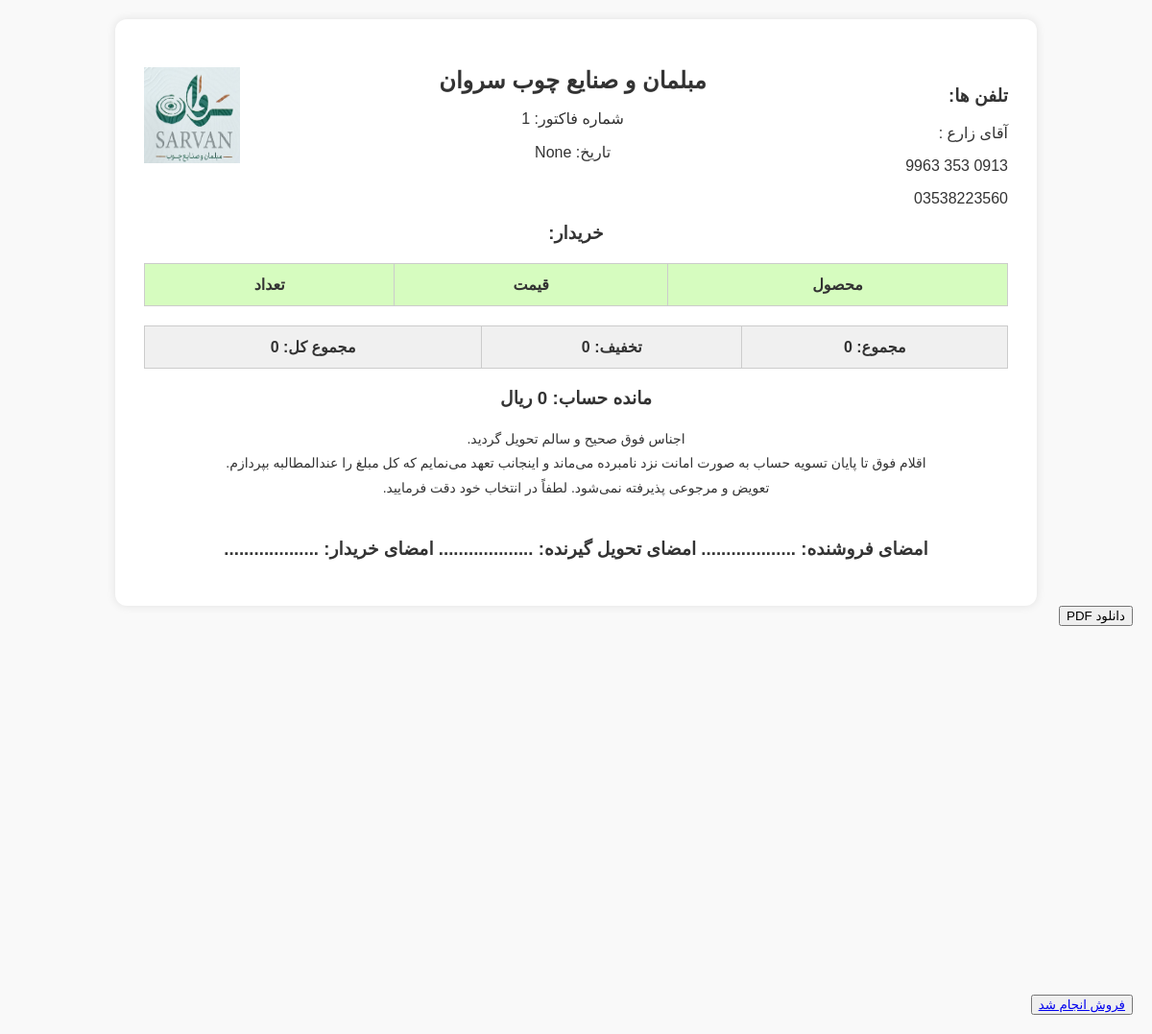
/FactorForm/sell/factor, run on an earlier commit of the app's database.
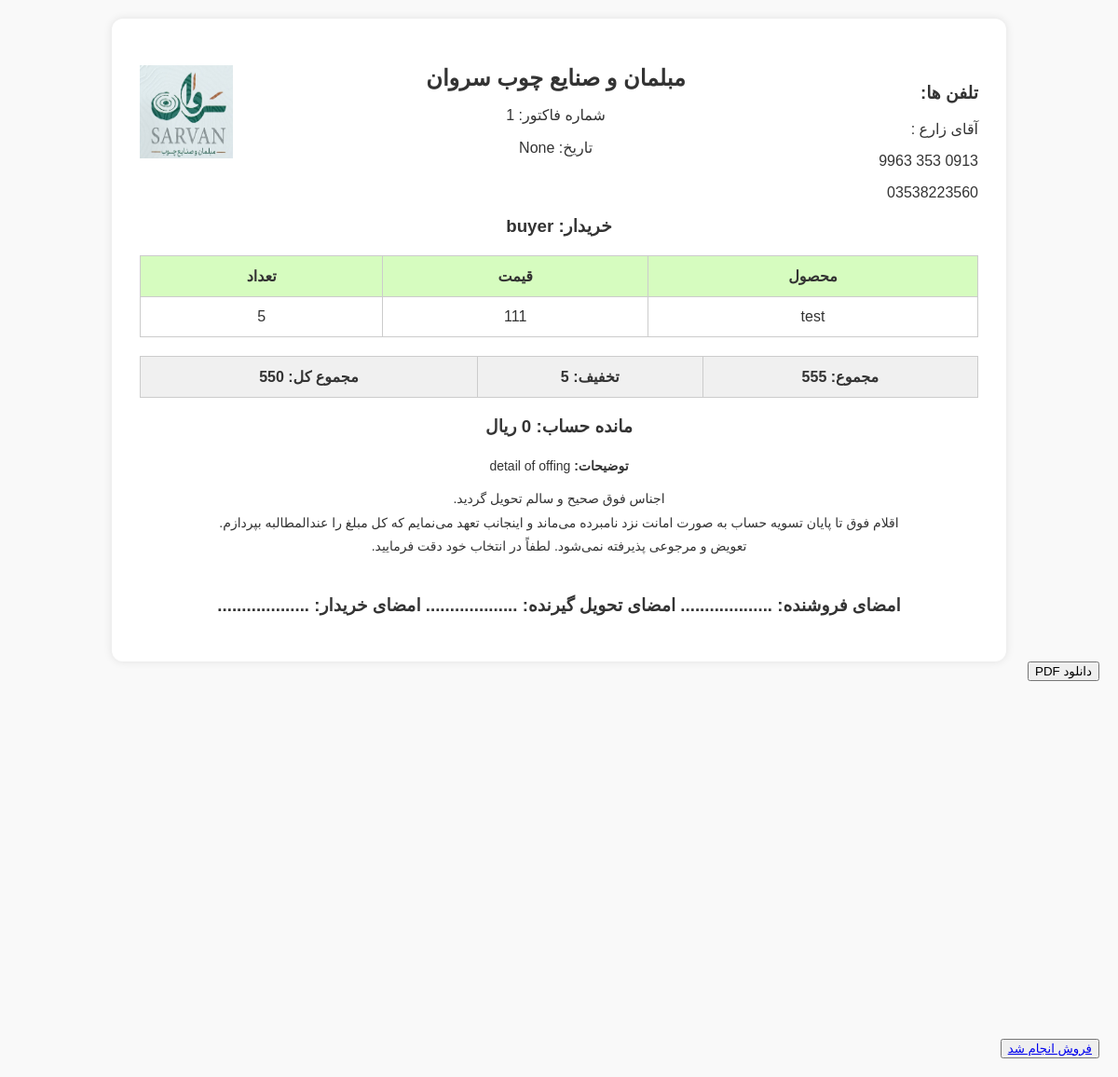
And on a later commit of the database.
### Factor/models.py (models this page shows)
class More(models.Model):
    datee = jdatetime.datetime.now()
    year = datee.year
    month = datee.month
    day = datee.day
    hour = datee.hour
    minute = datee.minute
    second = datee.second
    datetime = f'{year}/{month}/{day} {hour}:{minute}:{second}'
    date = models.CharField(max_length=3000, blank=True, null=True, default=datetime)
    buyer = models.CharField(max_length=1000, verbose_name='خریدار', blank=True, null=True)
    details = models.TextField(verbose_name='توضیحات', blank=True, null=True)
    off = models.IntegerField(verbose_name='تخفیف (ریال)', blank=True, null=True)
    class Meta:
        verbose_name = 'جزییات'
        verbose_name_plural = 'جزییات ها'

class SellModel(models.Model):
    number = models.IntegerField(verbose_name='تعداد', blank=True, null=True)
    model = models.CharField(max_length=1000, verbose_name='مدل محصول', blank=True, null=True)
    price = models.IntegerField(verbose_name='قیمت محصول', blank=True, null=True)
    class Meta:
        verbose_name = 'فروش'
        verbose_name_plural = 'فروش ها'

### Factor/views.py (the view)
# urls.py: path('sell/factor', views.SellFactor, name='sellFactor'),
def SellFactor(request):
    products = SellModel.objects.all()
    buyer = ''
    sum = 0
    amount_debt = 0
    detail = None
    date = None
    off = 0
    if More.objects.all():
        detail = More.objects.all()[0].details
        off = More.objects.all()[0].off
        buyer = More.objects.all()[0].buyer
        date = More.objects.all()[0].date
    for product in products:
        sum += product.price * product.number
    try:
        amount_debt = Requests.objects.all().get(debtor=buyer).amount_of_debt
    except:
        pass
    try:
        x = int(Factors.objects.all().last().id)+1
    except:
        x = 1
    sum_all = sum - off
    context = {'pk': x, 'product_data': products, 'date': date, 'buyer': buyer, 'debt': amount_debt, 'sum': sum, 'off': off,
               'sum_all': sum_all, 'details': detail}
    return render(request, 'Factor/Sell_Factor.html', context)

### Factor/templates/Factor/Sell_Factor.html (shortened to what this page needs)
{% load static %}
<!DOCTYPE html>
<html dir="rtl" lang="fa-IR">
<head>
</head>
<body>
<div class="invoice-container" id="invoice-container">
    <div class="header">
        <img src="{% static 'Logo.jpg' %}" class="logo" alt="لوگو">
        <div class="contact-info">
            <h3>تلفن ها:</h3>
            <p>آقای زارع : </p>
            <p>0913 353 9963</p>
            <p>03538223560</p>
        </div>
        <div class="title">مبلمان و صنایع چوب سروان</div>
        <p>شماره فاکتور: {{ pk }}</p>
        <p>تاریخ: {{ date }}</p>
    </div>
    <div class="info-block">
        <h3>خریدار: {{ buyer }}</h3>
    </div>
    <table>
        <thead>
        <tr>
            <th>محصول</th>
            <th>قیمت</th>
            <th>تعداد</th>
        </tr>
        </thead>
        <tbody>
        {% for product in product_data %}
        <tr>
            <td>{{ product.model }}</td>
            <td>{{ product.price }}</td>
            <td>{{ product.number }}</td>
        </tr>
        {% endfor %}
        </tbody>
    </table>
    <table class="summary-table">
        <tr>
            <th>مجموع: {{ sum }}</th>
            <th>تخفیف: {{ off }}</th>
            <th>مجموع کل: {{ sum_all }}</th>
        </tr>
    </table>
    <h3 style="text-align: center;">مانده حساب: {{ debt }} ریال</h3>
    {% if details %}
    <div class="note">
        <strong>توضیحات:</strong> {{ details }}
    </div>
    {% endif %}
    <div class="note">
        اجناس فوق صحیح و سالم تحویل گردید. <br>
        اقلام فوق تا پایان تسویه حساب به صورت امانت نزد نامبرده می‌ماند و اینجانب تعهد می‌نمایم که کل مبلغ را عندالمطالبه بپردازم. <br>
        تعویض و مرجوعی پذیرفته نمی‌شود. لطفاً در انتخاب خود دقت فرمایید.
    </div>
    <div class="signature">
        <h3>امضای فروشنده: ................... امضای تحویل گیرنده: ................... امضای خریدار: ...................</h3>
    </div>
</div>
<button class="btn-download" onclick="downloadPDF()">دانلود PDF</button>
    <br>
    <br>
    <br>
    <br>
    <br>
    <br>
    <br>
    <br>
    <br>
    <br>
    <br>
    <br>
    <br>
    <br>
    <br>
    <br>
    <br>
    <br>
    <button type="button" class="btn btn-primary pull-right"><a href="{% url 'EmptySellModel' %}">فروش انجام شد</a></button>
</body>
</html>

What changed in the data, as far as the page shows it:
added More: buyer "buyer", details "detail of offing"
added SellModel: model "test", price "111", number "5"
Also different on the page:
{{ sum }}: "0" → "555"
{{ off }}: "0" → "5"
{{ sum_all }}: "0" → "550"
text now shown: "توضیحات:"
